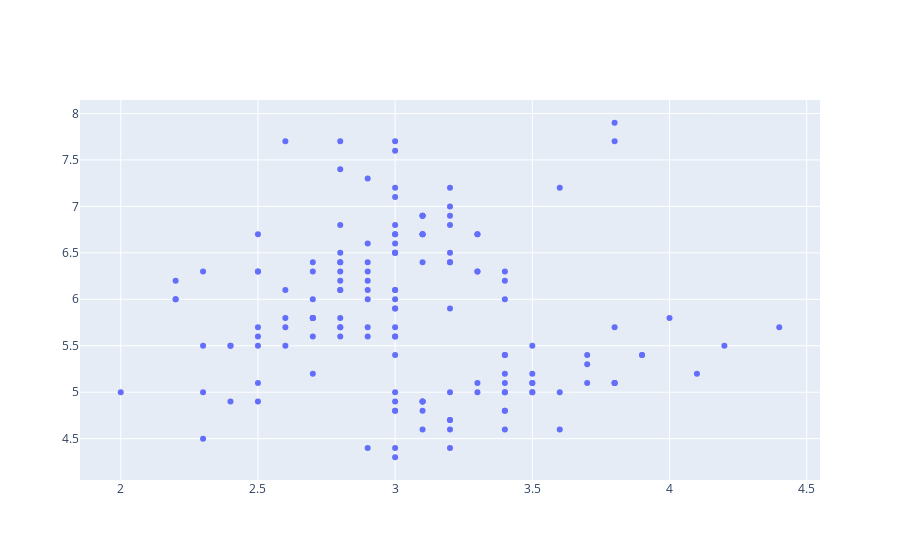

Write notebook code for a chart like this one.
### Markdown cell above
#### &#9989; **Question 2.3 (6 points)**: Using plotly, create a figure that visualizes your data (or at least some parts of your data). Make sure there are appropriate labels like title, x-axis, and y-axis, etc.

### Code cell
# Put your code here  
fig = plotly.graph_objs.Figure(data=[
    plotly.graph_objs.Scatter(x=my_plotly_data["sepal_width"], 
                              y=my_plotly_data["sepal_length"], 
                              mode="markers")
])

# Show the plot
fig.show()

### Figure 1 — Plotly figure (JSON) as saved in the notebook; plotly's stock layout.template omitted (floating-point values rounded to 4 significant figures; data arrays with more than 128 entries replaced by an {"elided": "..."} marker saying what was removed)
{"data": [{"mode": "markers", "type": "scatter", "x": {"elided": "150 float values"}, "y": {"elided": "150 float values"}}], "layout": {}}
